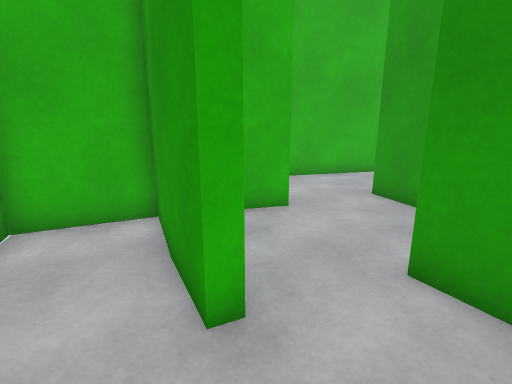
View 1 (above)

18 first-person views from a walk through a scene from a Unity 3-D project. The camera is 1.4 m above the floor, tilts 14° down and sees 80° across. The floor is counted in squares, 0.5 m on a side. Each view is taken from the middle of a square. On the plan, view 1 faces up. The plan holds only what a view shows up to about 20 squares ahead; the rest is blank. The place goes on beyond the plan. The player is left out.

View 2
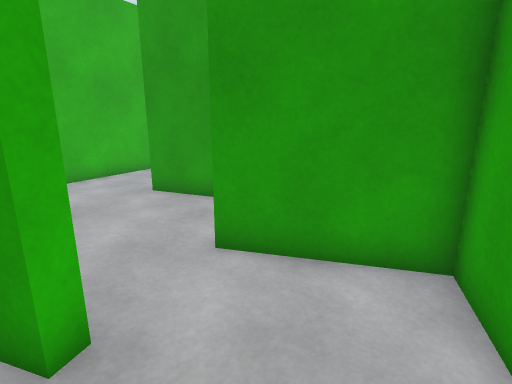

View 3
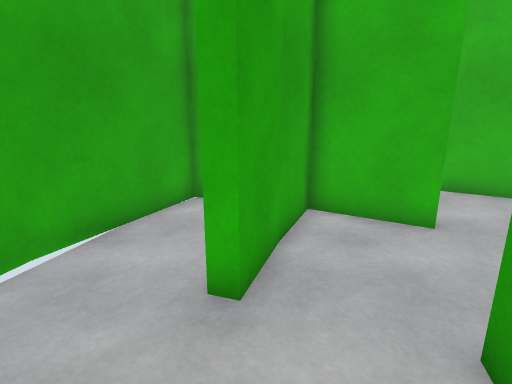

View 4
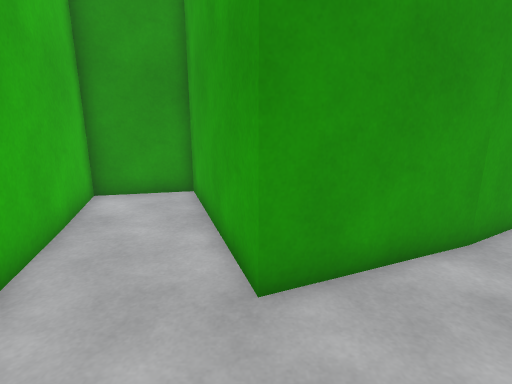

View 5
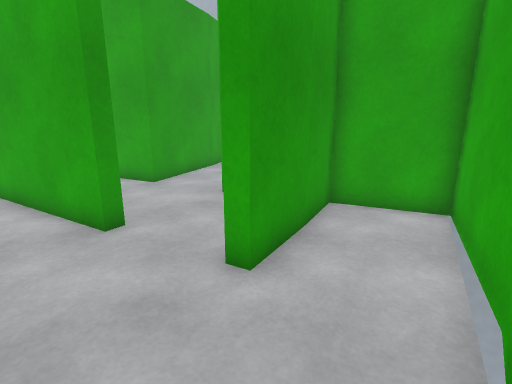

View 6
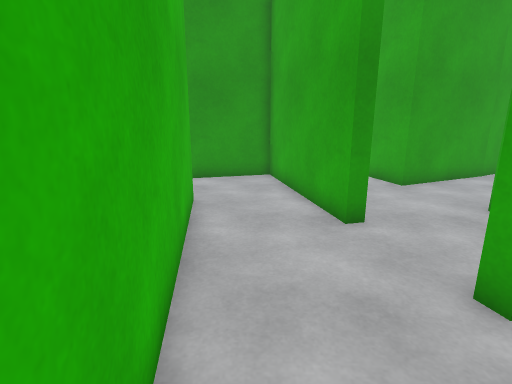

View 7
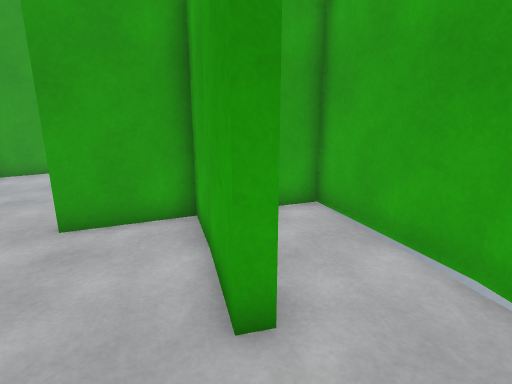

View 8
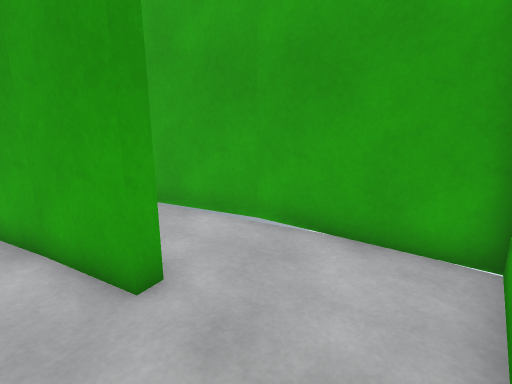

View 9
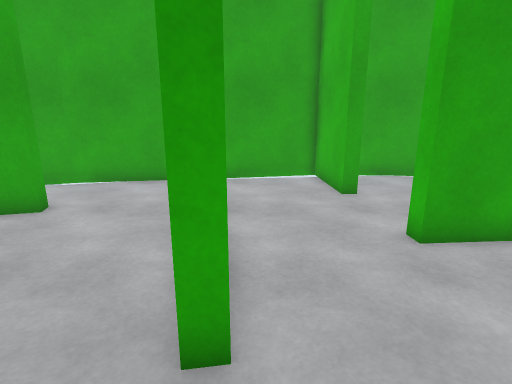

View 10
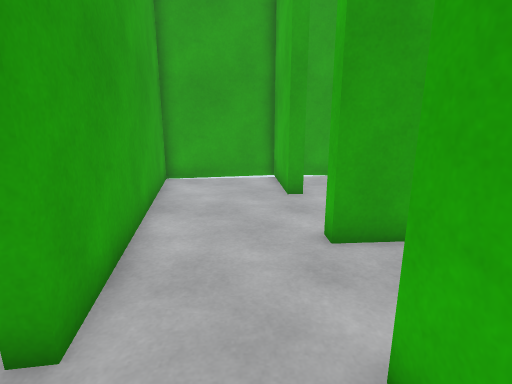

View 11
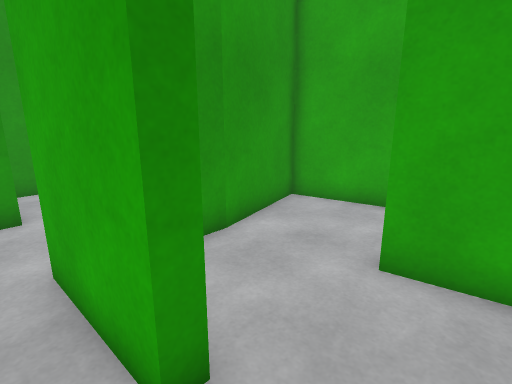

View 12
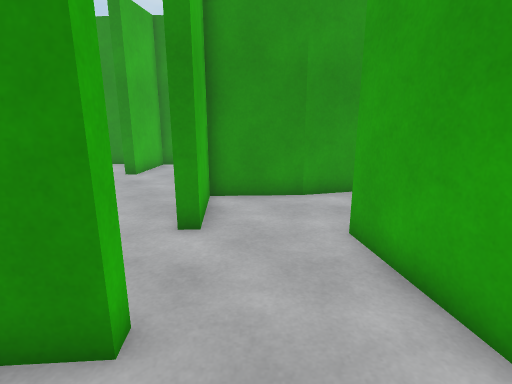

View 13
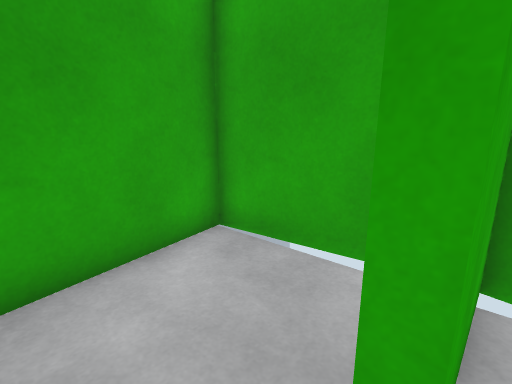

View 14
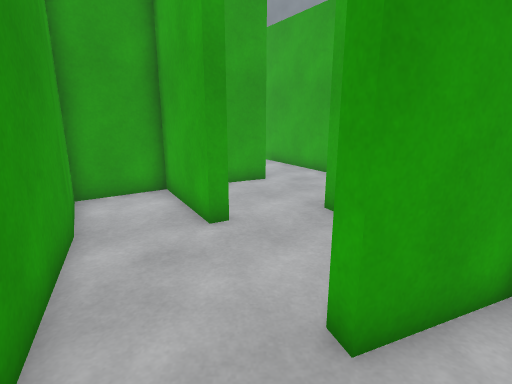

View 15
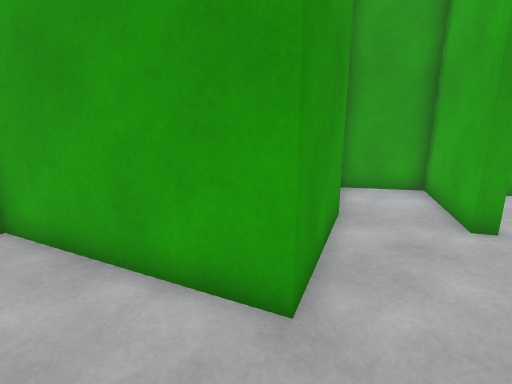

View 16
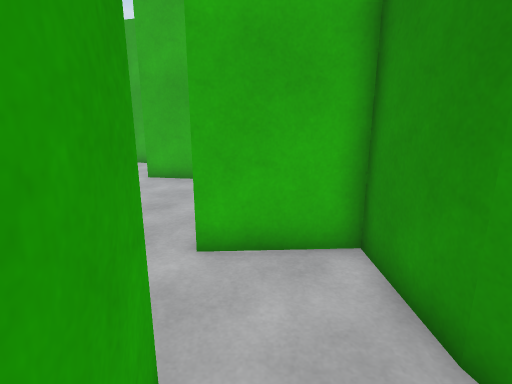

View 17
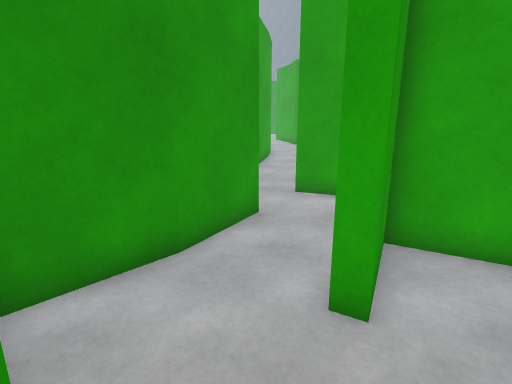

View 18
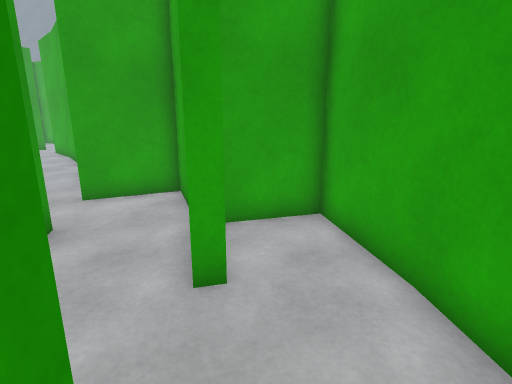

### Floor plan
Points are (right, up) in squares from view 1. A wall is a line through its corners. A room is listed if a view was taken in it or the views show most of it. See-through windows are left out.
Room 1 (views 1, 3)
walls: (-0.1, 3.8) (-0.7, 3.6); (2, -0.5) (5, 1) (3.3, 3.9)
ways out: opening at (-1, 1.5) to room 2; opening at (1, 4.5) to room 7
Room 2 (view 2)
walls: (-0.7, 3.6) (-3, 8.3); (-4.1, 1.8) (-3.8, 1.2); (-2.7, 8.4) (-6, 6.9) (-4.1, 1.6)
ways out: opening at (-1, 1.5) to room 1
Room 3 (views 4, 5, 6, 7, 8)
walls: (1.3, 14.4) (-0.2, 14) (-0.3, 14.6) (6.8, 16.3) (6.2, 18.7); (-7.9, 12.2) (-6.1, 7.1) (-2.9, 8.3) (-4.3, 13.4) (-3.7, 13.6) (-2.4, 8.7) (0.9, 9.8); (2.1, 19.1) (-8.7, 17.6) (-7.8, 12.1)
ways out: opening at (4, 19.5) to room 4; opening at (0.5, 12) to room 5
Room 4 (views 9, 10, 11, 12, 13, 17, 18)
walls: (-1.5, 25.5) (-1.4, 23.7) (-2, 23.7) (-2.1, 25); (5.8, 20.2) (5.6, 23.7) (2.3, 23.4) (2.3, 24) (6, 24.1); (6.2, 18.7) (5.8, 20.3); (-9.6, 25.6) (-9.7, 23.6) (-5.9, 23.7) (-5.9, 23.2) (-9.5, 22.9) (-8.7, 17.9) (2, 19.7) (2.1, 19.1); (9.7, 24) (9.7, 24.4)
ways out: opening at (4, 19.5) to room 3; opening at (8, 24) to room 8
Room 5 (views 14, 15)
walls: (5.2, 8.9) (4.3, 11) (11.4, 13.4) (10.7, 16.7) (1.3, 14.4); (0.9, 9.8) (1, 9.4)
ways out: opening at (0.5, 12) to room 3; opening at (3, 9.5) to room 7
Room 6 (view 16)
walls: (13.3, 20.9) (13.3, 24.2) (9.7, 24); (10.1, 20.4) (10.3, 18.6); (14.1, 17.7) (13.3, 21); (11.1, 15.6) (11.9, 13.5) (15, 15)
ways out: opening at (10, 22) to room 8; opening at (14.5, 16.5)
Room 7 (no view inside)
walls: (3.3, 3.9) (2.7, 5) (3.2, 5.3) (5.5, 1.3) (8.1, 3.1) (6.3, 6.3); (1, 9.4) (-2.5, 8.5) (-0.1, 3.8); (6.3, 6.2) (5.2, 8.9)
ways out: opening at (1, 4.5) to room 1; opening at (3, 9.5) to room 5
Room 8 (no view inside)
walls: (6.3, 20.4) (7.1, 16.4) (10.5, 17.4) (9.5, 20.3) (10.1, 20.4); (6.2, 22.2) (6.3, 20.3)
ways out: opening at (8, 24) to room 4; opening at (10, 22) to room 6

Where each view was taken, in squares from view 1:
view 1: 0 up, 0 right, facing up
view 2: 0 up, 1 left, facing up-right
view 3: 1 up, 3 right, facing up-left
view 4: 11 up, 0 right, facing right
view 5: 17 up, 8 left, facing down-right
view 6: 17 up, 8 left, facing right
view 7: 17 up, 4 left, facing down
view 8: 18 up, 2 left, facing down-left
view 9: 20 up, 5 right, facing left
view 10: 22 up, 5 right, facing left
view 11: 25 up, 0 right, facing down-right
view 12: 22 up, 5 left, facing right
view 13: 24 up, 4 left, facing down-left
view 14: 13 up, 2 right, facing down
view 15: 14 up, 2 right, facing down-right
view 16: 18 up, 11 right, facing up
view 17: 24 up, 8 right, facing down-right
view 18: 25 up, 9 right, facing down
